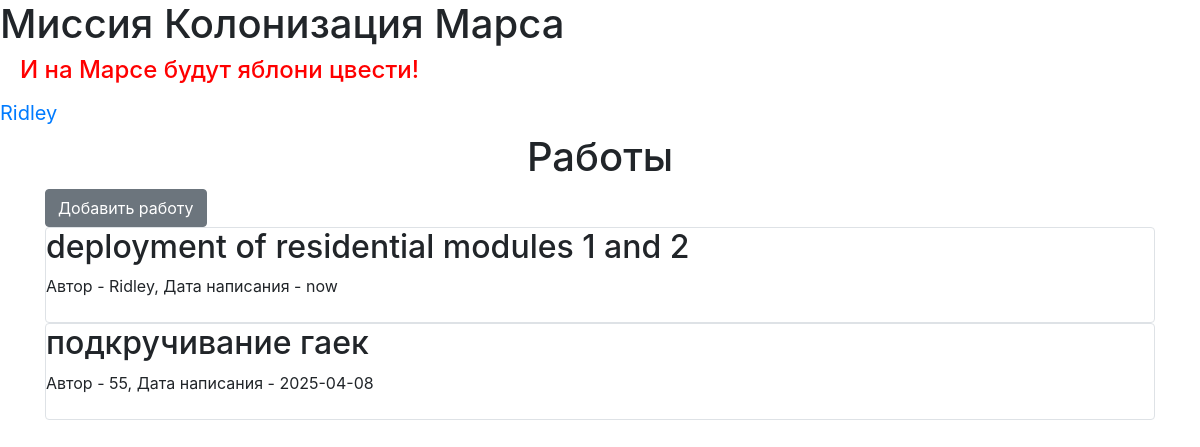
The page / (signed in) on the database its author committed.
### data/users.py (models this page shows, shortened)
class User(SqlAlchemyBase, UserMixin):
    __tablename__ = 'users'
    id = sqlalchemy.Column(sqlalchemy.Integer,
                           primary_key=True, autoincrement=True)
    surname = sqlalchemy.Column(sqlalchemy.String, nullable=True)
    name = sqlalchemy.Column(sqlalchemy.String, nullable=True)
    age = sqlalchemy.Column(sqlalchemy.Integer, nullable=True)
    position = sqlalchemy.Column(sqlalchemy.String, nullable=True)
    speciality = sqlalchemy.Column(sqlalchemy.String, nullable=True)
    address = sqlalchemy.Column(sqlalchemy.String, nullable=True)
    email = sqlalchemy.Column(sqlalchemy.String, index=True, unique=True, nullable=True)
    hashed_password = sqlalchemy.Column(sqlalchemy.String, nullable=True)
    modified_date = sqlalchemy.Column(sqlalchemy.DateTime, default=datetime.datetime.now)
    jobs = orm.relationship("Jobs", back_populates='user')

### data/jobs.py (models this page shows)
class Jobs(SqlAlchemyBase, UserMixin):
    __tablename__ = 'jobs'
    id = sqlalchemy.Column(sqlalchemy.Integer, primary_key=True, autoincrement=True)
    team_leader = sqlalchemy.Column(sqlalchemy.String, sqlalchemy.ForeignKey('users.id'))
    job = sqlalchemy.Column(sqlalchemy.String, nullable=True)
    work_size = sqlalchemy.Column(sqlalchemy.Integer, nullable=True)
    collaborators = sqlalchemy.Column(sqlalchemy.String, nullable=True)
    start_date = sqlalchemy.Column(sqlalchemy.String, nullable=True)
    end_date = sqlalchemy.Column(sqlalchemy.DateTime, default=datetime.datetime.now)
    is_finished = sqlalchemy.Column(sqlalchemy.Boolean, default=True, nullable=True)
    user = orm.relationship('User')

### main.py (the view)
@app.route('/')
def index():
    db_sess = db_session.create_session()
    if current_user.is_authenticated:
        jobs = db_sess.query(Jobs).all()
    else:
        jobs = db_sess.query(Jobs).all()
    return render_template('index.html', jobs=jobs)

### data/db_session.py (called while the page is built)
def create_session() -> Session:
    global __factory
    return __factory()

### main.py (called while the page is built)
@login_manager.user_loader
def load_user(user_id):
    db_sess = db_session.create_session()
    return db_sess.query(User).get(user_id)

### templates/index.html (shortened to what this page needs)
{% extends "base.html" %}
{% block content %}
<h1 align="center">Работы</h1>
{% if current_user.is_authenticated %}
    <a href="jobs" class="btn btn-secondary">Добавить работу</a>
{% endif %}
{% for item in jobs %}
<div class="col-md6 border rounded">
    <h2>{{item.job}}</h2>
    <div>
        Автор - {{item.user.name}}, Дата написания - {{item.start_date}}
    </div>
    <br>
</div>
{% endfor %}
{% endblock %}

### templates/base.html (shortened to what this page needs)
<!doctype html>
<html lang="en">
<head>
    <link rel="stylesheet"
          href="https://stackpath.bootstrapcdn.com/bootstrap/4.4.1/css/bootstrap.min.css"
>
    <link rel="stylesheet" type="text/css" href="{{url_for('static', filename='css/style.css')}}" />
</head>
<body>
<header>
    <h1>Миссия Колонизация Марса</h1>
    <h4>И на Марсе будут яблони цвести!</h4>
        <nav>
        {% if current_user.is_authenticated %}
    <a class="navbar-brand" href="/logout">{{ current_user.name }}</a>
        {% else %}
    <p>
        <a class="btn btn-primary " href="/register">Зарегистрироваться</a>
        <a class="btn btn-success" href="/login">Войти</a>
    </p>
        {% endif %}
    </nav>
</header>
<main role="main" class="container">
    {% block content %}{% endblock %}
</main>
</body>
</html>

### static/css/style.css (style rules this page uses)
h4 { color: #FF0000; text-indent: 20px }

### rows shown on the page
User: name "Ridley"
Jobs: job "deployment of residential modules 1 and 2", user.name "Ridley", start_date "now"
Jobs: job "подкручивание гаек", user.name "55", start_date "2025-04-08"
